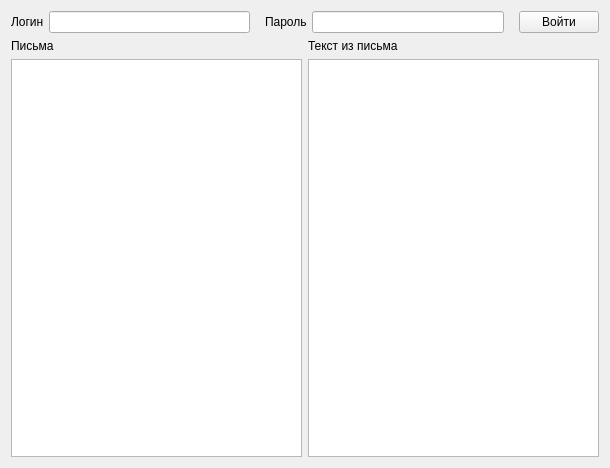
<?xml version="1.0" encoding="UTF-8"?>
<ui version="4.0">
 <class>Form</class>
 <widget class="QWidget" name="Form">
  <property name="geometry">
   <rect>
    <x>0</x>
    <y>0</y>
    <width>610</width>
    <height>468</height>
   </rect>
  </property>
  <property name="windowTitle">
   <string>Form</string>
  </property>
  <layout class="QVBoxLayout" name="verticalLayout_5">
   <item>
    <layout class="QVBoxLayout" name="verticalLayout_4">
     <item>
      <layout class="QHBoxLayout" name="horizontalLayout_5">
       <property name="spacing">
        <number>15</number>
       </property>
       <item>
        <layout class="QHBoxLayout" name="horizontalLayout_2">
         <property name="spacing">
          <number>5</number>
         </property>
         <item>
          <widget class="QLabel" name="label">
           <property name="text">
            <string>Логин</string>
           </property>
          </widget>
         </item>
         <item>
          <widget class="QLineEdit" name="login"/>
         </item>
        </layout>
       </item>
       <item>
        <layout class="QHBoxLayout" name="horizontalLayout_4">
         <property name="spacing">
          <number>5</number>
         </property>
         <item>
          <widget class="QLabel" name="label_2">
           <property name="text">
            <string>Пароль</string>
           </property>
          </widget>
         </item>
         <item>
          <widget class="QLineEdit" name="password"/>
         </item>
        </layout>
       </item>
       <item>
        <widget class="QPushButton" name="pushButton">
         <property name="text">
          <string>Войти</string>
         </property>
        </widget>
       </item>
      </layout>
     </item>
     <item>
      <layout class="QHBoxLayout" name="horizontalLayout_3">
       <item>
        <layout class="QVBoxLayout" name="verticalLayout_2">
         <item>
          <widget class="QLabel" name="label_3">
           <property name="text">
            <string>Письма</string>
           </property>
          </widget>
         </item>
         <item>
          <widget class="QListView" name="listView"/>
         </item>
        </layout>
       </item>
       <item>
        <layout class="QVBoxLayout" name="verticalLayout_3">
         <item>
          <widget class="QLabel" name="label_4">
           <property name="text">
            <string>Текст из письма</string>
           </property>
          </widget>
         </item>
         <item>
          <widget class="QTextEdit" name="textEdit">
           <property name="readOnly">
            <bool>true</bool>
           </property>
          </widget>
         </item>
        </layout>
       </item>
      </layout>
     </item>
    </layout>
   </item>
  </layout>
 </widget>
 <resources/>
 <connections/>
</ui>
